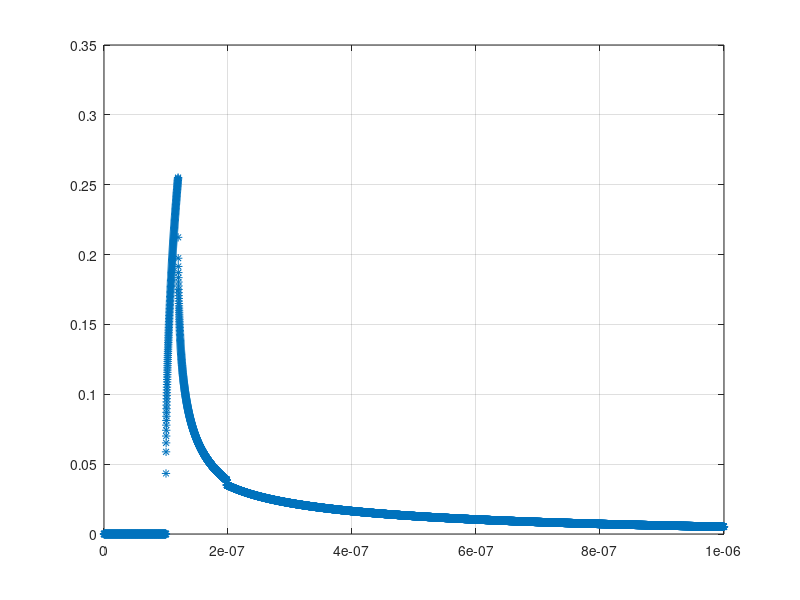

Write the MATLAB code that produced this figure.
%fitting fuction of global phtotocurrent on PDNs of SiP
% clc,clear;
disp('version_1.0');
q=1.6e-19; % q iss the magnitude of the electonic harge/ e
g0=4.3e13;% g0 is the generation constant/ pairs cm-3
P0=2.8e9; % P0 is the dose rate rad(Si)/s
Apn=1.5*1.5*0.01; % Apn is the area of the pn juction/ legth*width*percenty cm^2
Wpn=1.0E-4; % Wpn is the junction depletion width / cm
Dd=10; % Dd is the base diffusion coefficient cm^2/s
tao=1*10^-6; %tao is the lifetime in the substrate/ s
Tp=19.6*10^-9; % Tp is the radiation pulse width/ s
time=[0:1E-10:1e-6]; %time / s
time_delay=1e-7; %photocurrent delay time/ s
D0=0.8*Tp*P0;
output_file=fopen('output_pwl_dose_2_8e9.txt', 'wt');
%photocurrent calculation
n=length(time);
for i=1:1:n
    if time(i)<time_delay  % time is less than time_delay
        photocurrent(i)=0;
    else
        time_temp_1 = time_delay+Tp;
        if time(i)>= time_delay && time(i) <= time_temp_1 %during the gamma pulse
            time_temp_2=time(i)-time_delay;
            photocurrent(i)=q*g0*P0*Apn*(Wpn+sqrt(4*Dd*time_temp_2/pi)*exp(-1*time_temp_2/tao));
        else
            time_temp_3=time_delay+5*Tp;
            if time(i) > time_temp_1 && time(i) <= time_temp_3 %after the pulse, but within 5 times of pulse duration
                time_temp_2=time(i)-time_delay;
                photocurrent(i)=q*g0*P0*Apn*2*sqrt(Dd*time_temp_2/pi)*exp(-1*time_temp_2/tao)*(1-sqrt(1-Tp/time_temp_2)*exp(Tp/tao));
            else
                if time(i) > time_temp_3 % after the 5 times of pulse duration
                    time_temp_2=time(i)-time_delay;
                    photocurrent(i)=q*g0*D0*Apn*exp(-1*time_temp_2/tao)/sqrt(pi*time_temp_2/Dd);
                else
                    disp('error!! photocurrent or time are out of range.')
                end
            end
        end
    end
    fprintf(output_file,'%g\t',time(i));
    fprintf(output_file,'%g\n',photocurrent(i));
end

photocurrent_plot=plot(time,photocurrent,'*')
fclose(output_file);

grid on;
hold on
